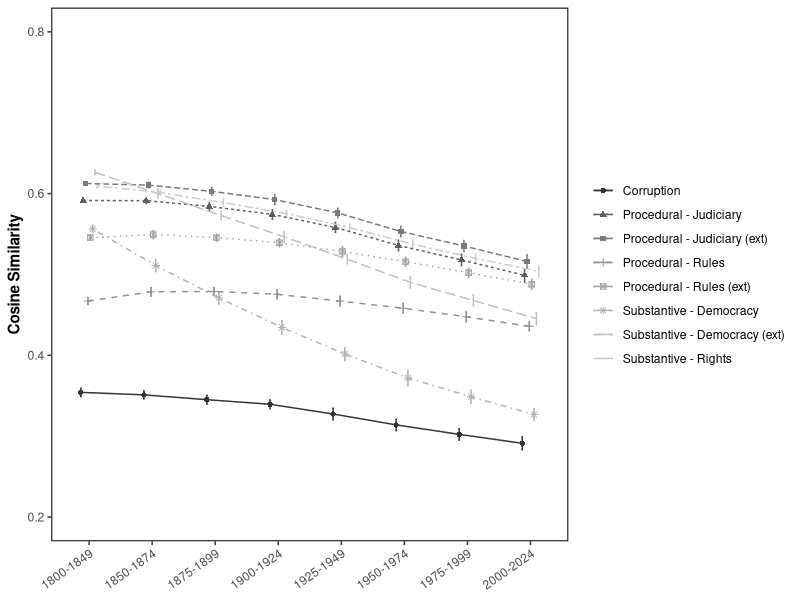
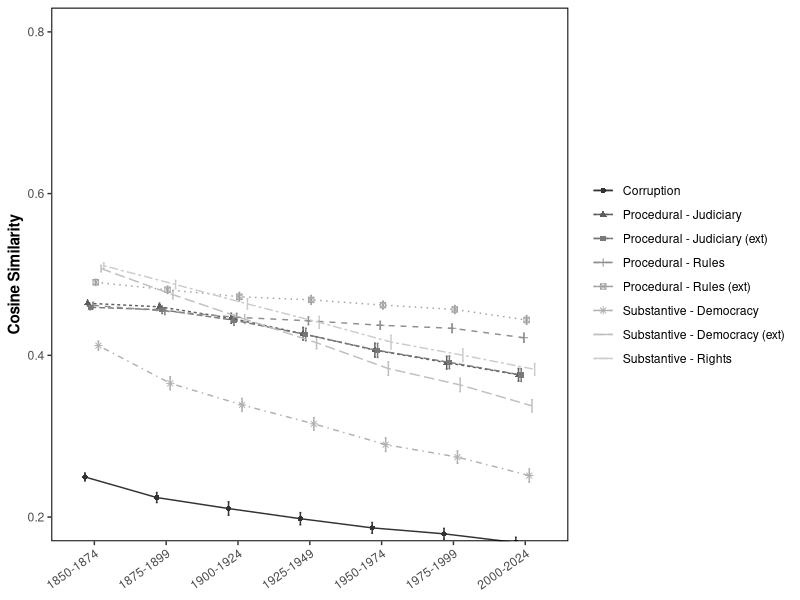
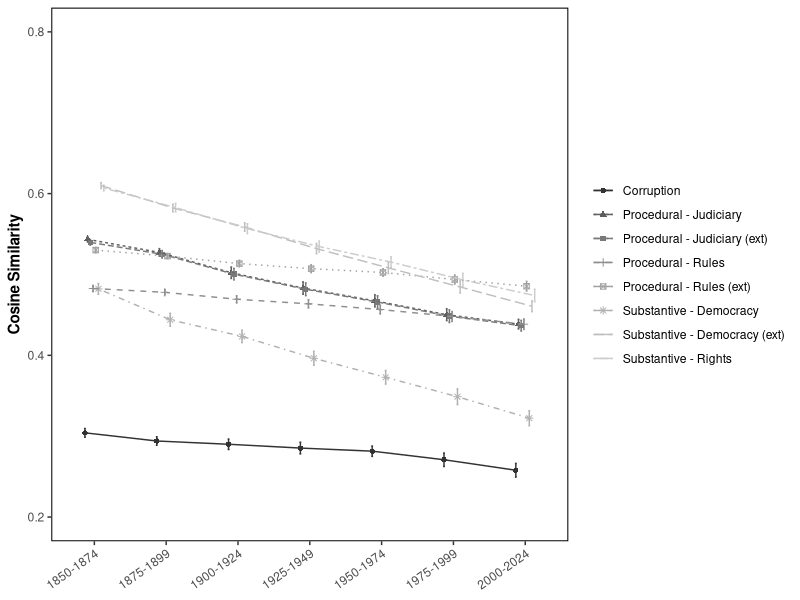

Generate these figures, in order, with R:
## Jaroslaw Kantorowicz and Bastián González-Bustamante
## Faculty of Governance and Global Affairs, Leiden University
## June 2024

## Packages
library(ggplot2)

## Data
data <- read.csv("data/tidy/summary_UK_US.csv", sep = ",", encoding = "UTF-8")
bootstrap <- 30
data$model <- ifelse(data$model == "ct", "Chronologically Trained Model",
                     ifelse(data$model == "naive", "Naive Time Model",
                            ifelse(data$model == "overlapping", "Overlapping Model", 
                                   ifelse(data$model == "ct-alt", "Alt. Chronologically Trained", 
                                          ifelse(data$model == "distilBERT", "DistilBERT Embeddings", data$model)))))

## 95% CIs
data$se <- data$std / sqrt(bootstrap)
data$lower_ci <- data$cosine - 1.96 * data$se
data$upper_ci <- data$cosine + 1.96 * data$se

## Chronologically Trained Model UK
pdf("results/grey_plots/01_CT_UK.pdf", width = 6.826666666666667, height = 5.12)
png("results/grey_plots/01_CT_UK.png", width = (1024*2), height = (768*2), units = 'px', res = 300)
ggplot(aes(x = period, y = cosine, color = cluster, group = cluster), data = subset(data, model == "Chronologically Trained Model" & country == "UK")) +
  geom_errorbar(aes(ymin = lower_ci, ymax = upper_ci), width = 0.2, position = position_dodge(0.3)) +
  geom_point(aes(shape = cluster), size = 1.5, position = position_dodge(0.3)) + 
  geom_line(aes(color = cluster, linetype = cluster), position = position_dodge(0.3), size = 0.5) +
  scale_colour_grey() +
  theme_classic() + coord_cartesian(expand = TRUE, ylim = c(0.2, 0.8)) +
  theme(axis.title.x = element_text(face = "bold"),
        axis.title.y = element_text(face = "bold"),
        legend.title = element_blank(),
        panel.border = element_rect(colour = "black", fill = NA, size = 0.7),
        panel.background = element_blank(),
        axis.line = element_blank(),
        axis.text.x = element_text(angle = 35, hjust = 1)) +
  labs(x = NULL, y = "Cosine Similarity", title = NULL, subtitle = NULL, caption = NULL)
dev.off()

## Chronologically Trained Model US
pdf("results/grey_plots/02_CT_US.pdf", width = 6.826666666666667, height = 5.12)
png("results/grey_plots/02_CT_US.png", width = (1024*2), height = (768*2), units = 'px', res = 300)
ggplot(aes(x = period, y = cosine, color = cluster, group = cluster), data = subset(data, model == "Chronologically Trained Model" & country == "US")) +
  geom_errorbar(aes(ymin = lower_ci, ymax = upper_ci), width = 0.2, position = position_dodge(0.3)) +
  geom_point(aes(shape = cluster), size = 1.5, position = position_dodge(0.3)) + 
  geom_line(aes(color = cluster, linetype = cluster), position = position_dodge(0.3), size = 0.5) +
  scale_colour_grey() +
  theme_classic() + coord_cartesian(expand = TRUE, ylim = c(0.2, 0.8)) +
  theme(axis.title.x = element_text(face = "bold"),
        axis.title.y = element_text(face = "bold"),
        legend.title = element_blank(),
        panel.border = element_rect(colour = "black", fill = NA, size = 0.7),
        panel.background = element_blank(),
        axis.line = element_blank(),
        axis.text.x = element_text(angle = 35, hjust = 1)) +
  labs(x = NULL, y = "Cosine Similarity", title = NULL, subtitle = NULL, caption = NULL)
dev.off()

## Chronologically Trained Model US full
pdf("results/grey_plots/03_CT_full_US.pdf", width = 6.826666666666667, height = 5.12)
png("results/grey_plots/03_CT_full_US.png", width = (1024*2), height = (768*2), units = 'px', res = 300)
ggplot(aes(x = period, y = cosine, color = cluster, group = cluster), data = subset(data, model == "Chronologically Trained Model" & country == "US_full")) +
  geom_errorbar(aes(ymin = lower_ci, ymax = upper_ci), width = 0.2, position = position_dodge(0.3)) +
  geom_point(aes(shape = cluster), size = 1.5, position = position_dodge(0.3)) + 
  geom_line(aes(color = cluster, linetype = cluster), position = position_dodge(0.3), size = 0.5) +
  scale_colour_grey() +
  theme_classic() + coord_cartesian(expand = TRUE, ylim = c(0.2, 0.8)) +
  theme(axis.title.x = element_text(face = "bold"),
        axis.title.y = element_text(face = "bold"),
        legend.title = element_blank(),
        panel.border = element_rect(colour = "black", fill = NA, size = 0.7),
        panel.background = element_blank(),
        axis.line = element_blank(),
        axis.text.x = element_text(angle = 35, hjust = 1)) +
  labs(x = NULL, y = "Cosine Similarity", title = NULL, subtitle = NULL, caption = NULL)
dev.off()
